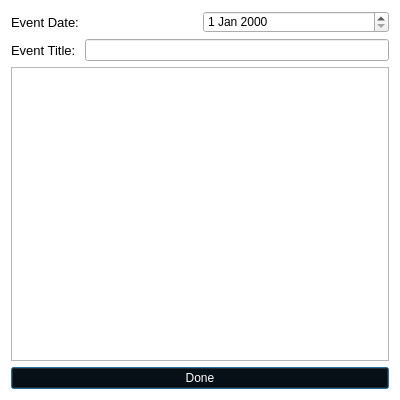
<?xml version="1.0" encoding="UTF-8"?>
<ui version="4.0">
 <class>Dialog</class>
 <widget class="QDialog" name="Dialog">
  <property name="geometry">
   <rect>
    <x>0</x>
    <y>0</y>
    <width>400</width>
    <height>400</height>
   </rect>
  </property>
  <property name="minimumSize">
   <size>
    <width>400</width>
    <height>400</height>
   </size>
  </property>
  <property name="maximumSize">
   <size>
    <width>400</width>
    <height>400</height>
   </size>
  </property>
  <property name="windowTitle">
   <string>Dialog</string>
  </property>
  <property name="styleSheet">
   <string notr="true">QLabel {
	font: 13px;
}
QDialog {
background-color: white;
}</string>
  </property>
  <layout class="QGridLayout" name="gridLayout">
   <item row="5" column="0">
    <widget class="QPushButton" name="pushButton">
     <property name="styleSheet">
      <string notr="true">QPushButton
{
  background-color:black;
color:white;
}

QPushButton:hover:!pressed
{
    border: 1px solid white;
}
</string>
     </property>
     <property name="text">
      <string>Done</string>
     </property>
    </widget>
   </item>
   <item row="4" column="0">
    <widget class="QTextEdit" name="textEdit"/>
   </item>
   <item row="3" column="0">
    <layout class="QHBoxLayout" name="horizontalLayout_2">
     <item>
      <widget class="QLabel" name="label_2">
       <property name="text">
        <string>Event Title: </string>
       </property>
      </widget>
     </item>
     <item>
      <widget class="QLineEdit" name="lineEdit"/>
     </item>
    </layout>
   </item>
   <item row="2" column="0">
    <layout class="QHBoxLayout" name="horizontalLayout">
     <item>
      <widget class="QLabel" name="label">
       <property name="text">
        <string>Event Date:</string>
       </property>
      </widget>
     </item>
     <item>
      <widget class="QDateEdit" name="dateEdit"/>
     </item>
    </layout>
   </item>
  </layout>
 </widget>
 <resources/>
 <connections/>
</ui>
